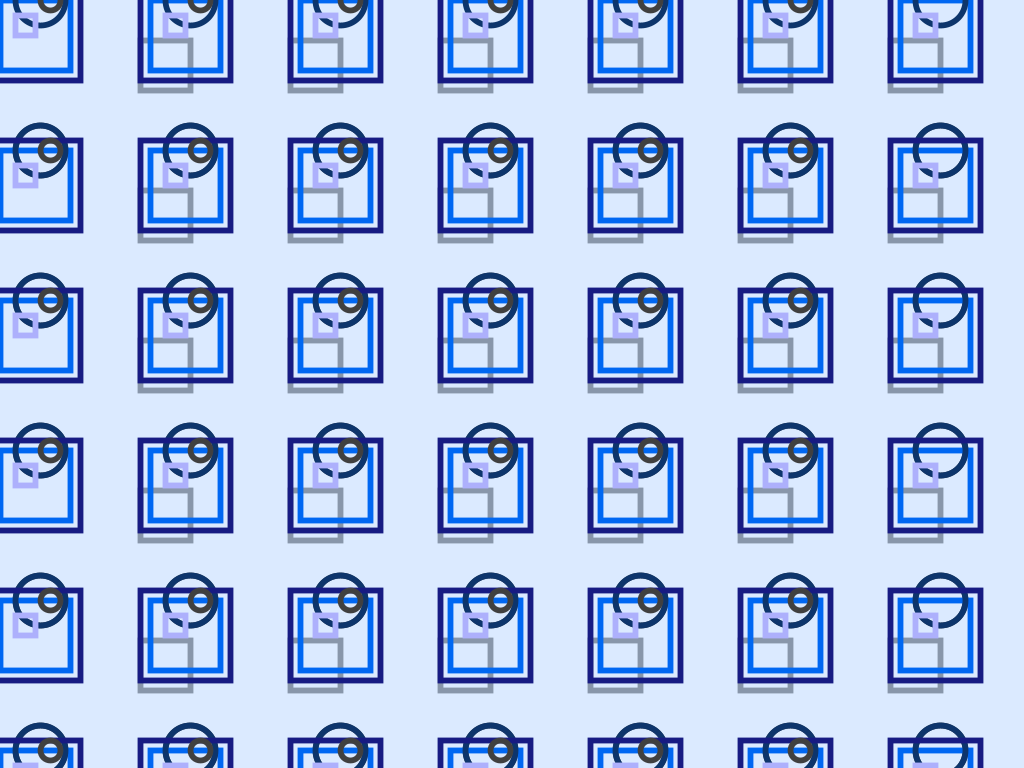
Frame 1 (no input)
Frame 2 (the mouse pressed at the canvas centre, redrawn once): identical to frame 1, image omitted

The Processing sketch that drew this single still picture (run headless with seeded random() and noise(); the mouse was pressed at the canvas centre and the sketch redrawn once):

// Processing sketch: processing_147819
// ── processing_147819.pde


// Konkuk University 
// Department of Dynamic Media 
// SOS iDesign 
// Name: LEE Daeun 
// ID: 201420095


void setup() { 
  size (1024, 768); 
  smooth(); 
  noLoop(); 
  strokeWeight(random(9));
}

void draw() { 
  background(219,234,255); 

  for (int a = 0; a < width; a= a+ 150) { 
    for (int b= 0; b < height; b = b+150) { 
      noFill(); 
      stroke(64,64,64);
      ellipse(a-100,b,20,20);
      stroke(0,103,242);
      rect(a, b, 70, 70); 
      stroke(13,53,108); 
      ellipse(a+40, b, 50, 50); 
      stroke(136,150,170); 
      rect(a+140, b+40, 50, 50);
      stroke(23,27,131);
      rect(a-10, b-10, 90, 90);  
      stroke(51,59,70); 
      ellipse(a+40, b+150, 50, 50); 
      stroke(173,176,252);
      rect(a+15, b+15, 20, 20);
    } 
  } 
} 

void keyPressed() { 
  background(0); 
  redraw();

}  
